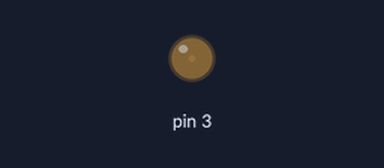
Bench run of a sketch on a simulated Arduino Uno, built with avr-gcc and run on an emulated ATmega328P. Parts: output pins drawn as LEDs (lit = HIGH).

Above: at 0.05 s.
At 1.3 s:
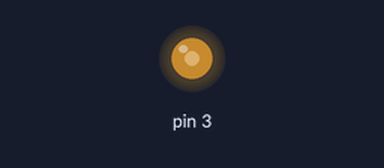
At 1.9 s:
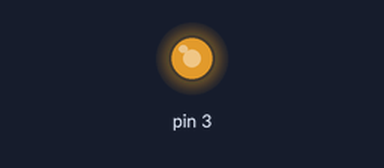
At 2.55 s:
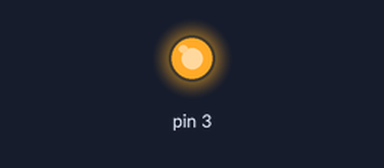
Timing chart, 0 to 5.9 s (numbered marks = the images above):
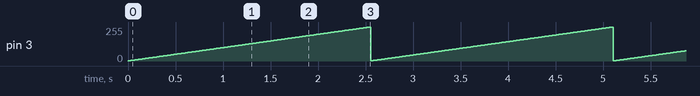

Measured:
- by itself, pin 3: ramps from 1/255 to 255/255 and jumps back, once every 2.6 s

The sketch:

testPWM1.ino
```cpp
void setup() {
  // put your setup code here, to run once:

}

void loop() {
  // put your main code here, to run repeatedly:
  for(int i=1;i<=255;i++){
  analogWrite(3,i);
  delay(10);
  }

}
```
